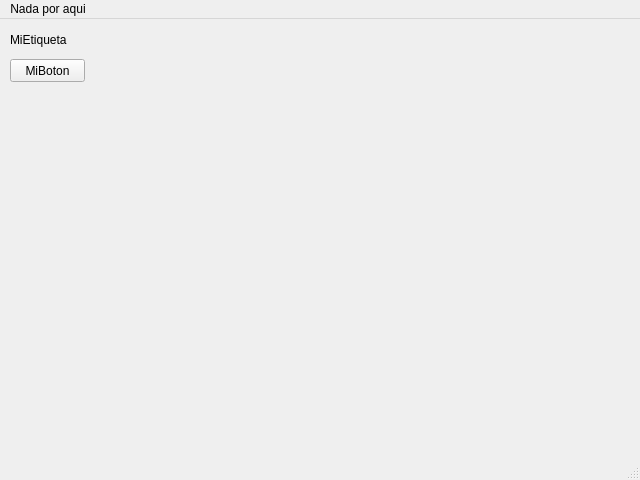
<?xml version="1.0" encoding="UTF-8"?>
<ui version="4.0">
 <class>MainWindow</class>
 <widget class="QMainWindow" name="MainWindow">
  <property name="geometry">
   <rect>
    <x>0</x>
    <y>0</y>
    <width>640</width>
    <height>480</height>
   </rect>
  </property>
  <property name="windowTitle">
   <string>Ventana Simpler con Grafica</string>
  </property>
  <widget class="QWidget" name="centralwidget">
   <widget class="QLabel" name="lblEiqueta">
    <property name="geometry">
     <rect>
      <x>10</x>
      <y>10</y>
      <width>61</width>
      <height>21</height>
     </rect>
    </property>
    <property name="text">
     <string>MiEtiqueta</string>
    </property>
   </widget>
   <widget class="QPushButton" name="btnBoton">
    <property name="geometry">
     <rect>
      <x>10</x>
      <y>40</y>
      <width>75</width>
      <height>23</height>
     </rect>
    </property>
    <property name="text">
     <string>MiBoton</string>
    </property>
   </widget>
  </widget>
  <widget class="QMenuBar" name="menubar">
   <property name="geometry">
    <rect>
     <x>0</x>
     <y>0</y>
     <width>640</width>
     <height>21</height>
    </rect>
   </property>
   <widget class="QMenu" name="menuNada_por_aqui">
    <property name="title">
     <string>Nada por aqui</string>
    </property>
   </widget>
   <addaction name="menuNada_por_aqui"/>
  </widget>
  <widget class="QStatusBar" name="statusbar"/>
 </widget>
 <resources/>
 <connections/>
</ui>
